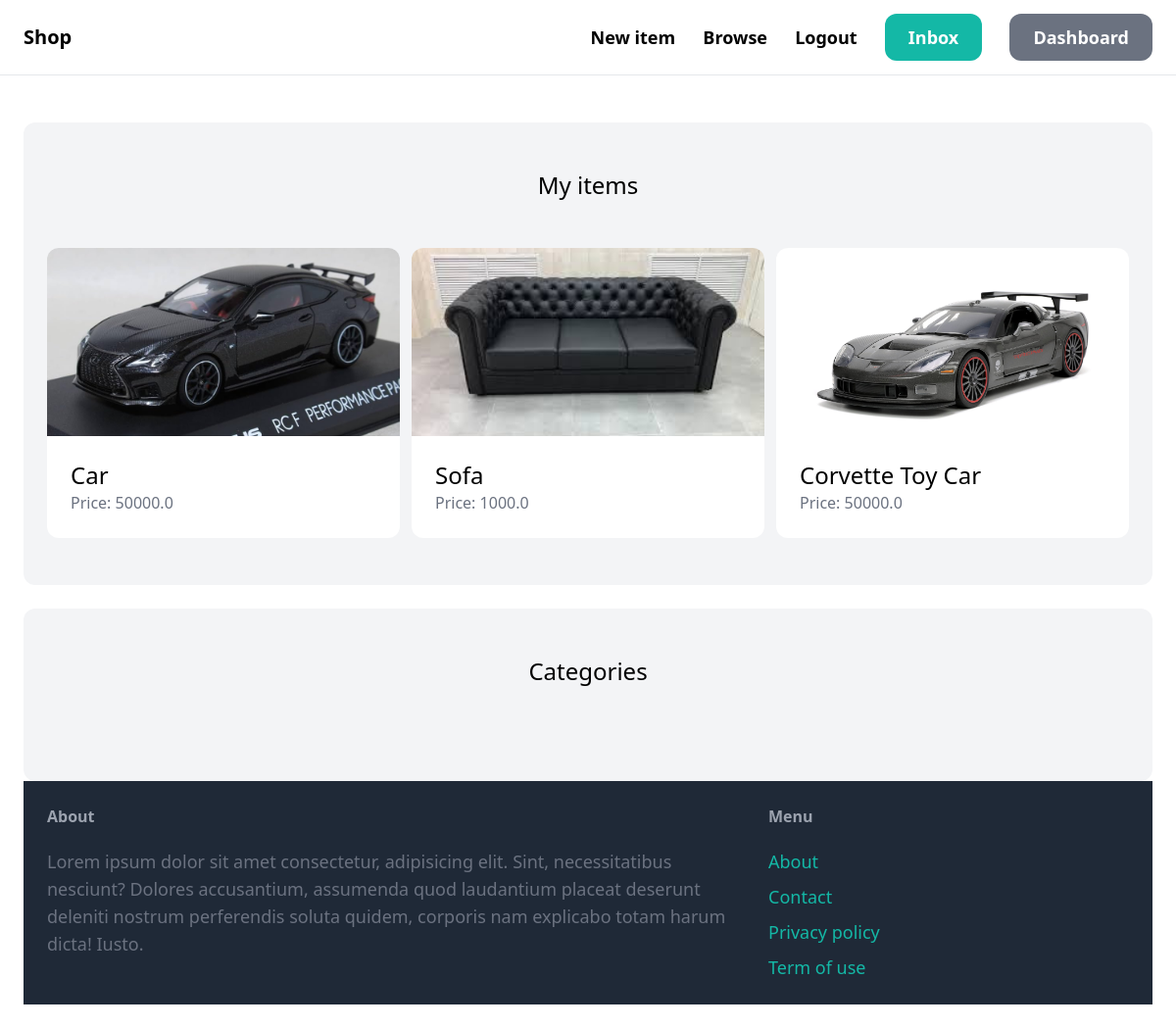
The page /dashboard/ (signed in) on the database its author committed.
### item/models.py (models this page shows, shortened)
class Item(models.Model):
    category = models.ForeignKey(Category, related_name='items', on_delete=models.CASCADE)
    name = models.CharField(max_length=255)
    description = models.TextField(blank=True, null=True)
    price = models.FloatField()
    image = models.ImageField(upload_to='item_images', blank=True, null=True)
    is_sold = models.BooleanField(default=False)
    created_at = models.DateTimeField(auto_now_add=True)
    created_by  = models.ForeignKey(User, related_name='items', on_delete=models.CASCADE)

### dashboard/views.py (the view)
# urls.py: path("", views.index, name="index"),
@login_required
def index(request):
    items = Item.objects.filter(created_by=request.user)
    return render(request, "dashboard/index.html", {"items": items})

### dashboard/templates/dashboard/index.html (shortened to what this page needs)
{% extends 'core/base.html' %}
{% block content %}
    <div class="mt-6 px-6 py-12 bg-gray-100 rounded-xl">
        <h2 class="mb-12 text-2xl text-center">My items</h2>
        <div class="grid grid-cols-3 gap-3">
            {% for item in items %}
            <div>
                <a href="{% url 'item:detail' item.id %}">
                    <div>
                        <img src="{{ item.image.url }}" class="w-full h-48 object-cover rounded-t-xl">
                    </div>
                    <div class="p-6 bg-white rounded-b-xl">
                        <h2 class="text-2xl">{{ item.name }}</h2>
                        <p class="text-gray-500">Price: {{ item.price }}</p>
                    </div>
                </a>
            </div>
            {% endfor %}
        </div>
    </div>
    <div class="mt-6 px-6 py-12 bg-gray-100 rounded-xl">
        <h2 class="mb-12 text-2xl text-center">Categories</h2>
{% endblock %}

### rows shown on the page
Item: image (picture), name "Car", price "50000.0"
Item: image (picture), name "Sofa", price "1000.0"
Item: image (picture), name "Corvette Toy Car", price "50000.0"
